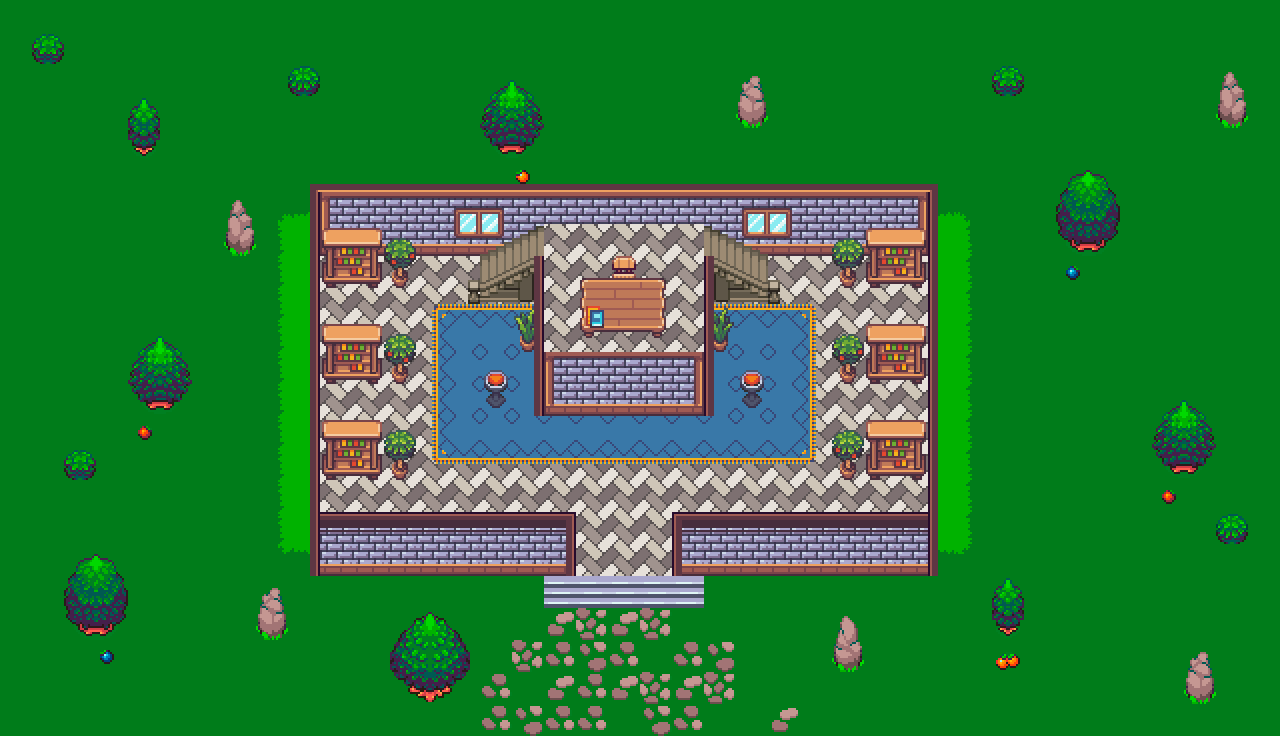

Below is a game level as drawn by its tile map, then a one-line description and the .tmx that defines it (tile-layer data replaced by summaries):
An orthogonal 40x23 tile map with 32x32 px tiles, 6 tile layers (Fondo, Extra, Extra2, Muebles, ...), 1 hidden layer not drawn, 3 tilesets.

<map version="1.2" tiledversion="1.3.5" orientation="orthogonal" renderorder="right-down" width="40" height="23" tilewidth="32" tileheight="32" infinite="0" nextlayerid="8" nextobjectid="1">
 <tileset firstgid="1" name="interior_tileset" tilewidth="32" tileheight="32" tilecount="768" columns="48">
  <image source="interior_tileset.png" width="1536" height="512" />
 </tileset>
 <tileset firstgid="769" name="map_tileset" tilewidth="32" tileheight="32" tilecount="768" columns="48">
  <image source="map_tileset.png" width="1536" height="512" />
 </tileset>
 <tileset firstgid="1537" name="hitboxes" tilewidth="32" tileheight="32" tilecount="20" columns="20">
  <image source="hitboxes.png" width="640" height="32" />
 </tileset>
 <layer id="1" name="Fondo" width="40" height="23">
  <data>[920 cells, 904 non-empty, 13 distinct tile ids]</data>
 </layer>
 <layer id="3" name="Extra" width="40" height="23">
  <data>[920 cells, 183 non-empty, 55 distinct tile ids]</data>
 </layer>
 <layer id="5" name="Extra2" width="40" height="23">
  <data>[920 cells, 39 non-empty, 11 distinct tile ids]</data>
 </layer>
 <layer id="4" name="Muebles" width="40" height="23">
  <data>[920 cells, 80 non-empty, 23 distinct tile ids]</data>
 </layer>
 <layer id="6" name="Extra3" width="40" height="23">
  <data>[920 cells, 31 non-empty, 30 distinct tile ids]</data>
 </layer>
 <layer id="7" name="Bordes" width="40" height="23">
  <data>[920 cells, 70 non-empty, 9 distinct tile ids]</data>
 </layer>
 <layer id="2" name="Hitboxes" width="40" height="23" visible="0">
  <properties>
   <property name="draw" type="bool" value="false" />
  </properties>
  <data>[920 cells, 920 non-empty, 3 distinct tile ids]</data>
 </layer>
</map>
